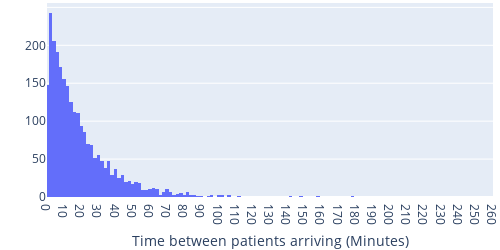

Notebook cell for this chart:
### Code cell
exp_dist = Exponential(mean=60/(mean_arrivals_per_day.value/24), random_seed=seed.value)
exp_fig = px.histogram(exp_dist.sample(size=2500), 
                        width=500, height=250,
                        labels={
                "value": "Time between patients arriving (Minutes)"
            })

exp_fig.update_layout(yaxis_title="")

exp_fig.layout.update(showlegend=False, 
                        margin=dict(l=0, r=0, t=0, b=0))
exp_fig.update_xaxes(tick0=0, dtick=10, range=[0, 260])

exp_fig

### Figure 1 — Plotly figure (JSON) as saved in the notebook; plotly's stock layout.template omitted (floating-point values rounded to 4 significant figures; data arrays with more than 128 entries replaced by an {"elided": "..."} marker saying what was removed)
{"data": [{"alignmentgroup": "True", "bingroup": "x", "hovertemplate": "variable=0<br>Time between patients arriving (Minutes)=%{x}<br>count=%{y}<extra></extra>", "legendgroup": "0", "marker": {"color": "#636efa", "pattern": {"shape": ""}}, "name": "0", "offsetgroup": "0", "orientation": "v", "showlegend": true, "type": "histogram", "x": {"elided": "2500 float values"}, "xaxis": "x", "yaxis": "y"}], "layout": {"barmode": "relative", "height": 250, "legend": {"title": {"text": "variable"}, "tracegroupgap": 0}, "margin": {"b": 0, "l": 0, "r": 0, "t": 0}, "showlegend": false, "width": 500, "xaxis": {"anchor": "y", "domain": [0, 1], "dtick": 10, "range": [0, 260], "tick0": 0, "title": {"text": "Time between patients arriving (Minutes)"}}, "yaxis": {"anchor": "x", "domain": [0, 1], "title": {"text": ""}}}}
